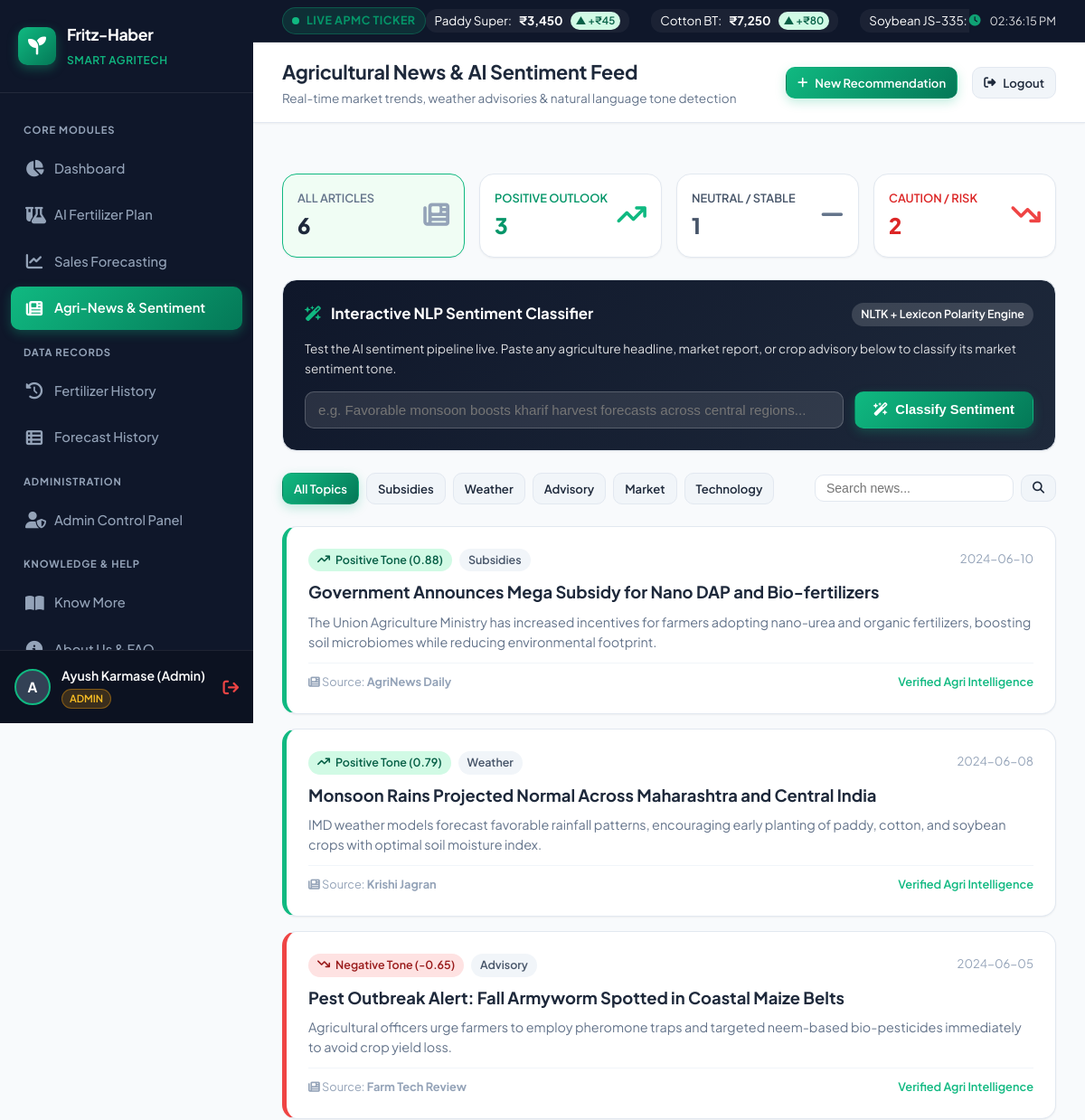
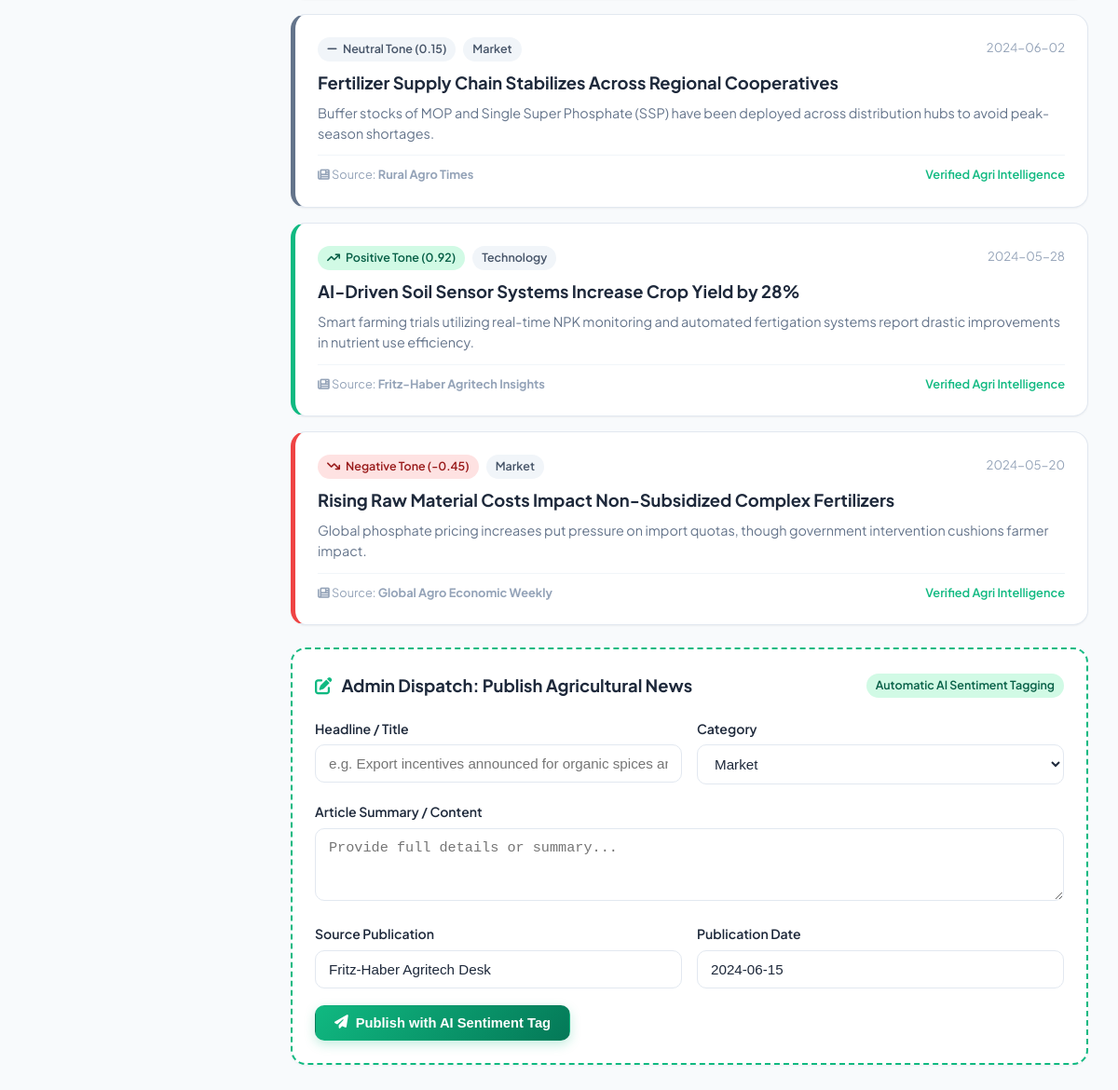
The app's page /news/ (signed in) with its own data (2 pictures, top to bottom).
### tables this page shows
CREATE TABLE news_articles (
    id INTEGER PRIMARY KEY AUTOINCREMENT,
    title TEXT NOT NULL,
    summary TEXT NOT NULL,
    category TEXT NOT NULL,
    sentiment TEXT NOT NULL, -- 'Positive', 'Neutral', 'Negative'
    sentiment_score REAL NOT NULL,
    source TEXT NOT NULL,
    published_date TEXT NOT NULL,
    created_at TIMESTAMP DEFAULT CURRENT_TIMESTAMP
);

### blueprints/news.py (the view)
@news_bp.route('/')
@login_required
def index():
    category = request.args.get('category', 'all')
    sentiment = request.args.get('sentiment', 'all')
    search = request.args.get('q', '').strip()
    conn = get_db_connection()
    query = "SELECT * FROM news_articles WHERE 1=1"
    params = []
    if category != 'all':
        query += " AND category = ?"
        params.append(category)
    if sentiment != 'all':
        query += " AND sentiment = ?"
        params.append(sentiment)
    if search:
        query += " AND (title LIKE ? OR summary LIKE ?)"
        params.extend([f"%{search}%", f"%{search}%"])
    query += " ORDER BY published_date DESC, id DESC"
    articles = conn.execute(query, params).fetchall()
    categories = [row[0] for row in conn.execute("SELECT DISTINCT category FROM news_articles").fetchall()]
    total_count = conn.execute("SELECT COUNT(*) FROM news_articles").fetchone()[0]
    pos_count = conn.execute("SELECT COUNT(*) FROM news_articles WHERE sentiment = 'Positive'").fetchone()[0]
    neu_count = conn.execute("SELECT COUNT(*) FROM news_articles WHERE sentiment = 'Neutral'").fetchone()[0]
    neg_count = conn.execute("SELECT COUNT(*) FROM news_articles WHERE sentiment = 'Negative'").fetchone()[0]
    conn.close()
    return render_template(
        'news/index.html',
        articles=articles,
        categories=categories,
        selected_category=category,
        selected_sentiment=sentiment,
        search_query=search,
        stats={
            'total': total_count,
            'positive': pos_count,
            'neutral': neu_count,
            'negative': neg_count
        }
    )

### app.py (called while the page is built)
def create_app():
    app = Flask(__name__)
    app.config.from_object(Config)
    init_db()
    app.register_blueprint(auth_bp)
    app.register_blueprint(dashboard_bp)
    app.register_blueprint(fertilizer_bp)
    app.register_blueprint(forecasting_bp)
    app.register_blueprint(news_bp)
    app.register_blueprint(admin_bp)
    app.register_blueprint(history_bp)
    app.register_blueprint(info_bp)
    @app.context_processor
    def inject_user_context():
        return {
            'current_user': {
                'id': session.get('user_id'),
                'name': session.get('user_name', 'Guest'),
                'email': session.get('user_email', ''),
                'role': session.get('user_role', 'user')
            }
        }
    return app

### blueprints/auth.py (called while the page is built)
def login_required(f):
    @wraps(f)
    def decorated_function(*args, **kwargs):
        if 'user_id' not in session:
            flash('Please log in to access this page.', 'warning')
            return redirect(url_for('auth.login'))
        return f(*args, **kwargs)
    return decorated_function

### database/db_init.py (called while the page is built)
def get_db_connection():
    os.makedirs(os.path.dirname(DB_PATH), exist_ok=True)
    conn = sqlite3.connect(DB_PATH)
    conn.row_factory = sqlite3.Row
    return conn

### templates/news/index.html (shortened to what this page needs)
{% extends "base.html" %}
{% block page_title %}Agricultural News & AI Sentiment Feed{% endblock %}
{% block page_subtitle %}Real-time market trends, weather advisories & natural language tone detection{% endblock %}
{% block content %}
<div style="display: flex; flex-direction: column; gap: 24px;">
    <div style="display: grid; grid-template-columns: repeat(auto-fit, minmax(200px, 1fr)); gap: 16px;">
        <a href="{{ url_for('news.index', sentiment='all', category=selected_category) }}" class="card" style="padding: 16px; display: flex; align-items: center; justify-content: space-between; {% if selected_sentiment == 'all' %}border-color: var(--primary); background: #f0fdf4;{% endif %}">
            <div>
                <div style="font-size: 0.8rem; color: var(--text-muted); font-weight: 600;">ALL ARTICLES</div>
                <div style="font-size: 1.5rem; font-weight: 800;">{{ stats['total'] }}</div>
            </div>
            <i class="fas fa-newspaper" style="font-size: 1.8rem; color: var(--text-light);"></i>
        </a>
        <a href="{{ url_for('news.index', sentiment='Positive', category=selected_category) }}" class="card" style="padding: 16px; display: flex; align-items: center; justify-content: space-between; ">
            <div>
                <div style="font-size: 0.8rem; color: #059669; font-weight: 600;">POSITIVE OUTLOOK</div>
                <div style="font-size: 1.5rem; font-weight: 800; color: #059669;">{{ stats['positive'] }}</div>
            </div>
            <i class="fas fa-arrow-trend-up" style="font-size: 1.8rem; color: #10b981;"></i>
        </a>
        <a href="{{ url_for('news.index', sentiment='Neutral', category=selected_category) }}" class="card" style="padding: 16px; display: flex; align-items: center; justify-content: space-between; ">
            <div>
                <div style="font-size: 0.8rem; color: #475569; font-weight: 600;">NEUTRAL / STABLE</div>
                <div style="font-size: 1.5rem; font-weight: 800; color: #475569;">{{ stats['neutral'] }}</div>
            </div>
            <i class="fas fa-minus" style="font-size: 1.8rem; color: #64748b;"></i>
        </a>
        <a href="{{ url_for('news.index', sentiment='Negative', category=selected_category) }}" class="card" style="padding: 16px; display: flex; align-items: center; justify-content: space-between; ">
            <div>
                <div style="font-size: 0.8rem; color: #dc2626; font-weight: 600;">CAUTION / RISK</div>
                <div style="font-size: 1.5rem; font-weight: 800; color: #dc2626;">{{ stats['negative'] }}</div>
            </div>
            <i class="fas fa-arrow-trend-down" style="font-size: 1.8rem; color: #ef4444;"></i>
        </a>
    </div>
    <div class="card" style="background: linear-gradient(135deg, #0f172a 0%, #1e293b 100%); color: #fff;">
        <div style="display: flex; justify-content: space-between; align-items: center; margin-bottom: 14px;">
            <div class="card-title" style="color: #fff; font-size: 1.05rem;">
                <i class="fas fa-wand-magic-sparkles" style="color: var(--primary);"></i> Interactive NLP Sentiment Classifier
            </div>
            <span class="tag" style="background: rgba(255,255,255,0.15); color: #fff;">
                NLTK + Lexicon Polarity Engine
            </span>
        </div>
        <p style="font-size: 0.85rem; opacity: 0.85; margin-bottom: 14px;">
            Test the AI sentiment pipeline live. Paste any agriculture headline, market report, or crop advisory below to classify its market sentiment tone.
        </p>
        <div style="display: flex; gap: 12px; flex-wrap: wrap;">
            <input type="text" id="live-sentiment-input" class="form-control" style="flex: 1; min-width: 280px; background: rgba(255,255,255,0.1); border-color: rgba(255,255,255,0.2); color: #fff;" placeholder="e.g. Favorable monsoon boosts kharif harvest forecasts across central regions...">
            <button id="btn-analyze-live" class="btn btn-primary">
                <i class="fas fa-wand-magic-sparkles"></i> Classify Sentiment
            </button>
        </div>
    </div>
    <div style="display: flex; justify-content: space-between; align-items: center; flex-wrap: wrap; gap: 16px;">
        <div style="display: flex; gap: 8px; flex-wrap: wrap;">
            <a href="{{ url_for('news.index', category='all', sentiment=selected_sentiment) }}" class="btn btn-sm {% if selected_category == 'all' %}btn-primary{% else %}btn-secondary{% endif %}">
                All Topics
            </a>
            {% for cat in categories %}
                <a href="{{ url_for('news.index', category=cat, sentiment=selected_sentiment) }}" class="btn btn-sm {% if selected_category == cat %}btn-primary{% else %}btn-secondary{% endif %}">
                    {{ cat }}
                </a>
            {% endfor %}
        </div>
        <form method="GET" action="{{ url_for('news.index') }}" style="display: flex; gap: 8px;">
            <input type="text" name="q" value="{{ search_query }}" class="form-control" style="padding: 6px 12px; font-size: 0.88rem; width: 220px;" placeholder="Search news...">
            <button type="submit" class="btn btn-secondary btn-sm"><i class="fas fa-search"></i></button>
        </form>
    </div>
    <div style="display: flex; flex-direction: column; gap: 16px;">
        {% if articles %}
            {% for a in articles %}
                <div class="card" style="border-left: 5px solid {% if a['sentiment'] == 'Positive' %}#10b981{% elif a['sentiment'] == 'Negative' %}#ef4444{% else %}#64748b{% endif %};">
                    <div style="display: flex; justify-content: space-between; align-items: flex-start; margin-bottom: 8px;">
                        <div style="display: flex; align-items: center; gap: 8px; flex-wrap: wrap;">
                            <span class="tag {% if a['sentiment'] == 'Positive' %}tag-positive{% elif a['sentiment'] == 'Negative' %}tag-negative{% else %}tag-neutral{% endif %}">
                                {% if a['sentiment'] == 'Positive' %}<i class="fas fa-arrow-trend-up"></i>
                                {% elif a['sentiment'] == 'Negative' %}<i class="fas fa-arrow-trend-down"></i>
                                {% else %}<i class="fas fa-minus"></i>{% endif %}
                                {{ a['sentiment'] }} Tone ({{ a['sentiment_score']|round(2) }})
                            </span>
                            <span class="tag tag-neutral">{{ a['category'] }}</span>
                        </div>
                        <span style="font-size: 0.82rem; color: var(--text-light);">{{ a['published_date'] }}</span>
                    </div>
                    <h3 style="font-size: 1.15rem; font-weight: 700; color: var(--text-main); margin-bottom: 8px;">
                        {{ a['title'] }}
                    </h3>
                    <p style="font-size: 0.9rem; color: var(--text-muted); line-height: 1.5; margin-bottom: 12px;">
                        {{ a['summary'] }}
                    </p>
                    <div style="display: flex; justify-content: space-between; align-items: center; font-size: 0.8rem; color: var(--text-light); border-top: 1px solid var(--border-light); padding-top: 10px;">
                        <span><i class="fas fa-newspaper"></i> Source: <strong>{{ a['source'] }}</strong></span>
                        <span style="color: var(--primary); font-weight: 600;">Verified Agri Intelligence</span>
                    </div>
                </div>
            {% endfor %}
        {% endif %}
    </div>
    {% if session.get('user_role') == 'admin' %}
    <div class="card" style="border: 2px dashed var(--primary);">
        <div class="card-header">
            <div class="card-title">
                <i class="fas fa-pen-to-square"></i> Admin Dispatch: Publish Agricultural News
            </div>
            <span class="tag tag-positive">Automatic AI Sentiment Tagging</span>
        </div>
        <form method="POST" action="{{ url_for('news.add_article') }}">
            <div class="form-row">
                <div class="form-group" style="flex: 2;">
                    <label class="form-label" for="title">Headline / Title</label>
                    <input type="text" id="title" name="title" class="form-control" placeholder="e.g. Export incentives announced for organic spices and pulses" required>
                </div>
                <div class="form-group">
                    <label class="form-label" for="category">Category</label>
                    <select id="category" name="category" class="form-control">
                        <option value="Market">Market</option>
                    </select>
                </div>
            </div>
            <div class="form-group">
                <label class="form-label" for="summary">Article Summary / Content</label>
                <textarea id="summary" name="summary" class="form-control" rows="3" placeholder="Provide full details or summary..." required></textarea>
            </div>
            <div class="form-row">
                <div class="form-group">
                    <label class="form-label" for="source">Source Publication</label>
                    <input type="text" id="source" name="source" class="form-control" value="Fritz-Haber Agritech Desk">
                </div>
                <div class="form-group">
                    <label class="form-label" for="published_date">Publication Date</label>
                    <input type="text" id="published_date" name="published_date" class="form-control" value="2024-06-15">
                </div>
            </div>
            <button type="submit" class="btn btn-primary">
                <i class="fas fa-paper-plane"></i> Publish with AI Sentiment Tag
            </button>
        </form>
    </div>
    {% endif %}
</div>
{% endblock %}

### static/css/style.css (style rules this page uses)
:root { --primary: #10b981; --primary-dark: #059669; --primary-light: #d1fae5; --primary-gradient: linear-gradient(135deg, #10b981 0%, #047857 100%); --secondary: #0284c7; --secondary-light: #e0f2fe; --accent: #f59e0b; --accent-light: #fef3c7; --bg-main: #f8fafc; --bg-card: #ffffff; --bg-sidebar: #0f172a; --bg-sidebar-hover: #1e293b; --text-main: #1e293b; --text-muted: #64748b; --text-light: #94a3b8; --text-white: #ffffff; --border-color: #e2e8f0; --border-light: #f1f5f9; --success: #10b981; --danger: #ef4444; --warning: #f59e0b; --info: #0284c7; --shadow-sm: 0 1px 2px 0 rgb(0 0 0 / 0.05); --shadow-md: 0 4px 6px -1px rgb(0 0 0 / 0.1), 0 2px 4px -2px rgb(0 0 0 / 0.1); --shadow-lg: 0 10px 15px -3px rgb(0 0 0 / 0.1), 0 4px 6px -4px rgb(0 0 0 / 0.1); --shadow-xl: 0 20px 25px -5px rgb(0 0 0 / 0.1), 0 8px 10px -6px rgb(0 0 0 / 0.1); --radius-sm: 6px; --radius-md: 10px; --radius-lg: 16px; --radius-xl: 24px; --transition: all 0.25s cubic-bezier(0.4, 0, 0.2, 1); }
* { margin: 0; padding: 0; box-sizing: border-box; }
body { font-family: 'Plus Jakarta Sans', -apple-system, BlinkMacSystemFont, 'Segoe UI', Roboto, sans-serif; background-color: var(--bg-main); color: var(--text-main); line-height: 1.6; -webkit-font-smoothing: antialiased; }
a { color: inherit; text-decoration: none; }
.card { background: var(--bg-card); border: 1px solid var(--border-color); border-radius: var(--radius-lg); box-shadow: var(--shadow-sm); padding: 24px; transition: var(--transition); }
.card-header { display: flex; align-items: center; justify-content: space-between; margin-bottom: 20px; }
.card-title { font-size: 1.15rem; font-weight: 700; color: var(--text-main); display: flex; align-items: center; gap: 10px; }
.card-title i { color: var(--primary); }
.btn { display: inline-flex; align-items: center; justify-content: center; gap: 8px; padding: 10px 20px; border-radius: var(--radius-md); font-weight: 600; font-size: 0.92rem; cursor: pointer; border: 1px solid transparent; transition: var(--transition); }
.btn-primary { background: var(--primary-gradient); color: #fff; box-shadow: 0 4px 12px rgba(16, 185, 129, 0.25); }
.btn-secondary { background: #f1f5f9; color: var(--text-main); border-color: var(--border-color); }
.btn-sm { padding: 6px 12px; font-size: 0.82rem; }
.form-group { margin-bottom: 18px; }
.form-label { display: block; font-size: 0.88rem; font-weight: 600; margin-bottom: 6px; color: var(--text-main); }
.form-control { width: 100%; padding: 11px 14px; border-radius: var(--radius-md); border: 1px solid var(--border-color); font-size: 0.95rem; color: var(--text-main); background: #fff; transition: var(--transition); }
.form-row { display: grid; grid-template-columns: repeat(auto-fit, minmax(200px, 1fr)); gap: 16px; }
.tag { display: inline-flex; align-items: center; gap: 6px; padding: 3px 10px; border-radius: 20px; font-size: 0.78rem; font-weight: 600; }
.tag-positive { background-color: #d1fae5; color: #065f46; }
.tag-neutral { background-color: #f1f5f9; color: #475569; }
.tag-negative { background-color: #fee2e2; color: #991b1b; }

### records on screen
news_articles: sentiment "Positive", sentiment_score "0.88", category "Subsidies", published_date "2024-06-10", title "Government Announces Mega Subsidy for Nano DAP and Bio-fertilizers", summary "The Union Agriculture Ministry has increased incentives for farmers adopting nano-urea and organic fertilizers, boosting soil microbiomes while reducing environmental footprint.", source "AgriNews Daily"
news_articles: sentiment "Positive", sentiment_score "0.79", category "Weather", published_date "2024-06-08", title "Monsoon Rains Projected Normal Across Maharashtra and Central India", summary "IMD weather models forecast favorable rainfall patterns, encouraging early planting of paddy, cotton, and soybean crops with optimal soil moisture index.", source "Krishi Jagran"
news_articles: sentiment "Negative", sentiment_score "-0.65", category "Advisory", published_date "2024-06-05", title "Pest Outbreak Alert: Fall Armyworm Spotted in Coastal Maize Belts", summary "Agricultural officers urge farmers to employ pheromone traps and targeted neem-based bio-pesticides immediately to avoid crop yield loss.", source "Farm Tech Review"
news_articles: sentiment "Neutral", sentiment_score "0.15", category "Market", published_date "2024-06-02", title "Fertilizer Supply Chain Stabilizes Across Regional Cooperatives", summary "Buffer stocks of MOP and Single Super Phosphate (SSP) have been deployed across distribution hubs to avoid peak-season shortages.", source "Rural Agro Times"
news_articles: sentiment "Positive", sentiment_score "0.92", category "Technology", published_date "2024-05-28", title "AI-Driven Soil Sensor Systems Increase Crop Yield by 28%", summary "Smart farming trials utilizing real-time NPK monitoring and automated fertigation systems report drastic improvements in nutrient use efficiency.", source "Fritz-Haber Agritech Insights"
news_articles: sentiment "Negative", sentiment_score "-0.45", category "Market", published_date "2024-05-20", title "Rising Raw Material Costs Impact Non-Subsidized Complex Fertilizers", summary "Global phosphate pricing increases put pressure on import quotas, though government intervention cushions farmer impact.", source "Global Agro Economic Weekly"

### other values on screen
{{ session.get('user_name', 'U')[0] }} "A"
{{ session.get('user_name', 'Guest') }} "Ayush Karmase (Admin)"
{{ session.get('user_role', 'Farmer') }} "ADMIN"
{{ stats['total'] }} "6"
{{ stats['positive'] }} "3"
{{ stats['neutral'] }} "1"
{{ stats['negative'] }} "2"
{{ cat }} "Subsidies" "Weather" "Advisory" "Market" "Technology"
